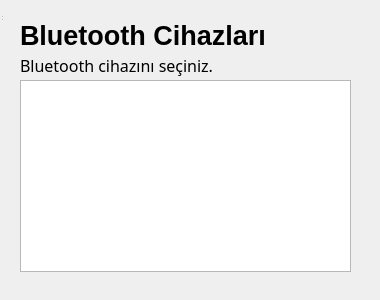
<?xml version="1.0" encoding="UTF-8"?>
<ui version="4.0">
 <class>MainWindow</class>
 <widget class="QWidget" name="MainWindow">
  <property name="geometry">
   <rect>
    <x>0</x>
    <y>0</y>
    <width>380</width>
    <height>300</height>
   </rect>
  </property>
  <property name="windowTitle">
   <string>MaM Sense</string>
  </property>
  <property name="windowIcon">
   <iconset>
    <normaloff>icons/MAMLOGO.png</normaloff>icons/MAMLOGO.png</iconset>
  </property>
  <widget class="QWidget" name="centralwidget">
   <widget class="QListWidget" name="btList">
    <property name="geometry">
     <rect>
      <x>20</x>
      <y>80</y>
      <width>331</width>
      <height>192</height>
     </rect>
    </property>
   </widget>
   <widget class="QLabel" name="label_8">
    <property name="geometry">
     <rect>
      <x>20</x>
      <y>10</y>
      <width>320</width>
      <height>50</height>
     </rect>
    </property>
    <property name="font">
     <font>
      <pointsize>20</pointsize>
      <weight>75</weight>
      <bold>true</bold>
     </font>
    </property>
    <property name="text">
     <string>Bluetooth Cihazları</string>
    </property>
   </widget>
   <widget class="QLabel" name="label">
    <property name="geometry">
     <rect>
      <x>20</x>
      <y>50</y>
      <width>320</width>
      <height>30</height>
     </rect>
    </property>
    <property name="font">
     <font>
      <family>Century Gothic</family>
      <pointsize>12</pointsize>
      <weight>50</weight>
      <bold>false</bold>
     </font>
    </property>
    <property name="text">
     <string>Bluetooth cihazını seçiniz.</string>
    </property>
    <property name="alignment">
     <set>Qt::AlignLeading|Qt::AlignLeft|Qt::AlignVCenter</set>
    </property>
   </widget>
  </widget>
  <widget class="QStatusBar" name="statusbar"/>
 </widget>
 <resources/>
 <connections/>
</ui>
